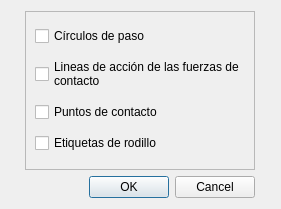
<?xml version="1.0" encoding="UTF-8"?>
<ui version="4.0">
 <class>Opciones_epitrocoidal_sim</class>
 <widget class="QDialog" name="Opciones_epitrocoidal_sim">
  <property name="windowModality">
   <enum>Qt::WindowModality::NonModal</enum>
  </property>
  <property name="geometry">
   <rect>
    <x>0</x>
    <y>0</y>
    <width>281</width>
    <height>209</height>
   </rect>
  </property>
  <property name="sizePolicy">
   <sizepolicy hsizetype="Preferred" vsizetype="Preferred">
    <horstretch>0</horstretch>
    <verstretch>0</verstretch>
   </sizepolicy>
  </property>
  <property name="windowTitle">
   <string>Mostrar/Ocultar</string>
  </property>
  <layout class="QGridLayout" name="gridLayout">
   <item row="1" column="1">
    <widget class="QDialogButtonBox" name="buttonBox">
     <property name="orientation">
      <enum>Qt::Orientation::Horizontal</enum>
     </property>
     <property name="standardButtons">
      <set>QDialogButtonBox::StandardButton::Cancel|QDialogButtonBox::StandardButton::Ok</set>
     </property>
    </widget>
   </item>
   <item row="0" column="1">
    <widget class="QScrollArea" name="scrollArea">
     <property name="sizePolicy">
      <sizepolicy hsizetype="Fixed" vsizetype="Expanding">
       <horstretch>0</horstretch>
       <verstretch>0</verstretch>
      </sizepolicy>
     </property>
     <property name="horizontalScrollBarPolicy">
      <enum>Qt::ScrollBarPolicy::ScrollBarAlwaysOff</enum>
     </property>
     <property name="widgetResizable">
      <bool>true</bool>
     </property>
     <widget class="QWidget" name="scrollAreaWidgetContents">
      <property name="geometry">
       <rect>
        <x>0</x>
        <y>0</y>
        <width>228</width>
        <height>155</height>
       </rect>
      </property>
      <layout class="QGridLayout" name="gridLayout_7">
       <item row="4" column="0">
        <widget class="QCheckBox" name="checkBox_puntos_de_contacto">
         <property name="enabled">
          <bool>true</bool>
         </property>
         <property name="text">
          <string>Puntos de contacto</string>
         </property>
        </widget>
       </item>
       <item row="9" column="0">
        <widget class="QCheckBox" name="checkBox_etiquetas_de_rodillo">
         <property name="enabled">
          <bool>true</bool>
         </property>
         <property name="text">
          <string>Etiquetas de rodillo</string>
         </property>
        </widget>
       </item>
       <item row="1" column="0">
        <widget class="QCheckBox" name="checkBox_circulos_de_paso">
         <property name="text">
          <string>Círculos de paso</string>
         </property>
        </widget>
       </item>
       <item row="2" column="0">
        <widget class="QCheckBox" name="checkBox_lineas_de_accion">
         <property name="enabled">
          <bool>true</bool>
         </property>
         <property name="sizePolicy">
          <sizepolicy hsizetype="Minimum" vsizetype="Maximum">
           <horstretch>0</horstretch>
           <verstretch>0</verstretch>
          </sizepolicy>
         </property>
         <property name="text">
          <string>Lineas de acción de las fuerzas de 
contacto</string>
         </property>
         <property name="tristate">
          <bool>false</bool>
         </property>
        </widget>
       </item>
      </layout>
     </widget>
    </widget>
   </item>
   <item row="0" column="2">
    <spacer name="horizontalSpacer">
     <property name="orientation">
      <enum>Qt::Orientation::Horizontal</enum>
     </property>
     <property name="sizeHint" stdset="0">
      <size>
       <width>40</width>
       <height>20</height>
      </size>
     </property>
    </spacer>
   </item>
   <item row="0" column="0">
    <spacer name="horizontalSpacer_2">
     <property name="orientation">
      <enum>Qt::Orientation::Horizontal</enum>
     </property>
     <property name="sizeHint" stdset="0">
      <size>
       <width>40</width>
       <height>20</height>
      </size>
     </property>
    </spacer>
   </item>
  </layout>
 </widget>
 <resources/>
 <connections>
  <connection>
   <sender>buttonBox</sender>
   <signal>accepted()</signal>
   <receiver>Opciones_epitrocoidal_sim</receiver>
   <slot>accept()</slot>
   <hints>
    <hint type="sourcelabel">
     <x>227</x>
     <y>229</y>
    </hint>
    <hint type="destinationlabel">
     <x>157</x>
     <y>249</y>
    </hint>
   </hints>
  </connection>
  <connection>
   <sender>buttonBox</sender>
   <signal>rejected()</signal>
   <receiver>Opciones_epitrocoidal_sim</receiver>
   <slot>reject()</slot>
   <hints>
    <hint type="sourcelabel">
     <x>261</x>
     <y>235</y>
    </hint>
    <hint type="destinationlabel">
     <x>270</x>
     <y>249</y>
    </hint>
   </hints>
  </connection>
 </connections>
</ui>
